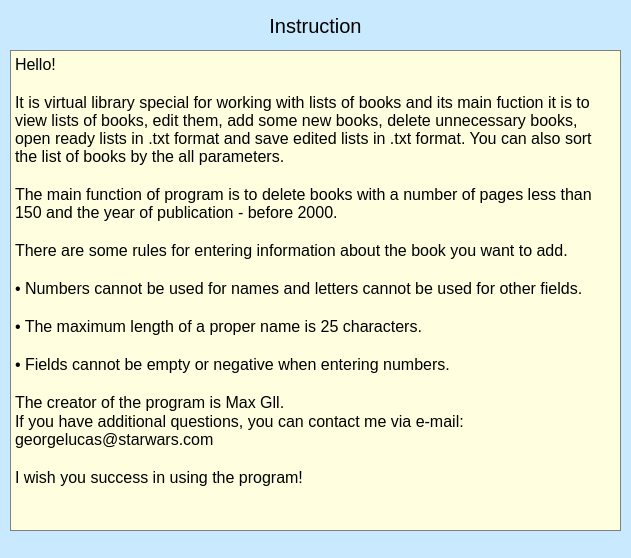
<?xml version="1.0" encoding="UTF-8"?>
<ui version="4.0">
 <class>Info</class>
 <widget class="QDialog" name="Info">
  <property name="geometry">
   <rect>
    <x>0</x>
    <y>0</y>
    <width>631</width>
    <height>558</height>
   </rect>
  </property>
  <property name="windowTitle">
   <string>Info</string>
  </property>
  <property name="styleSheet">
   <string notr="true">background : #c9e9ff</string>
  </property>
  <widget class="QPlainTextEdit" name="plainTextEdit">
   <property name="geometry">
    <rect>
     <x>10</x>
     <y>50</y>
     <width>611</width>
     <height>481</height>
    </rect>
   </property>
   <property name="styleSheet">
    <string notr="true">background-color: #FFFFE0;
Border: 1px solid grey;
color: black;
font-size: 16px;</string>
   </property>
   <property name="plainText">
    <string>Hello!

It is virtual library special for working with lists of books and its main fuction it is to view lists of books, edit them, add some new books, delete unnecessary books, open ready lists in .txt format and save edited lists in .txt format. You can also sort the list of books by the all parameters.

The main function of program is to delete books with a number of pages less than 150 and the year of publication - before 2000.

There are some rules for entering information about the book you want to add.

• Numbers cannot be used for names and letters cannot be used for other fields.

• The maximum length of a proper name is 25 characters.

• Fields cannot be empty or negative when entering numbers.

The creator of the program is Max Gll.
If you have additional questions, you can contact me via e-mail: georgelucas@starwars.com

I wish you success in using the program!</string>
   </property>
  </widget>
  <widget class="QLabel" name="label">
   <property name="geometry">
    <rect>
     <x>10</x>
     <y>10</y>
     <width>611</width>
     <height>31</height>
    </rect>
   </property>
   <property name="sizePolicy">
    <sizepolicy hsizetype="Preferred" vsizetype="Preferred">
     <horstretch>0</horstretch>
     <verstretch>0</verstretch>
    </sizepolicy>
   </property>
   <property name="styleSheet">
    <string notr="true">color: black;
font-size: 20px;
</string>
   </property>
   <property name="text">
    <string>Instruction</string>
   </property>
   <property name="alignment">
    <set>Qt::AlignCenter</set>
   </property>
  </widget>
 </widget>
 <resources/>
 <connections/>
</ui>
